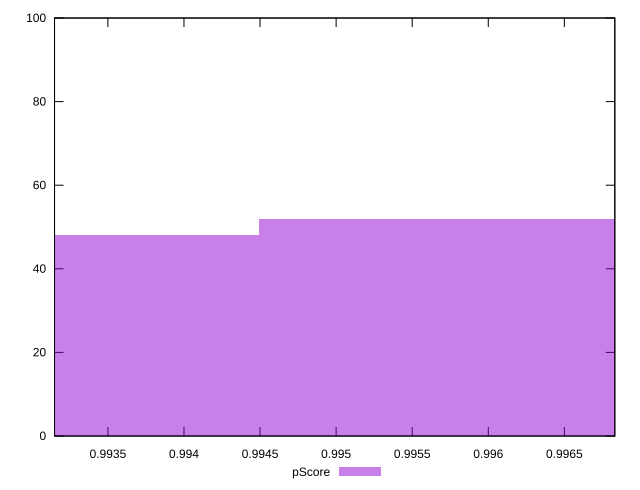

Generate this figure with gnuplot:
reset

$pScore <<EOF
0.9925168151006011 48
0.9964710653599661 52
EOF

set key outside below
set boxwidth 0.003954250259364945
set xrange [0.9931492519276602:0.9968317041437396]
set yrange [0:100]
set trange [0:100]
set style fill transparent solid 0.5 noborder
set terminal svg size 640, 490 enhanced background rgb 'white'
set output "report_00008_2021-01-22T20:58:29.167/first-cpu-idle/samples/pages+cached+noadtech/pScore/histogram.svg"

plot $pScore title "pScore" with boxes

reset
